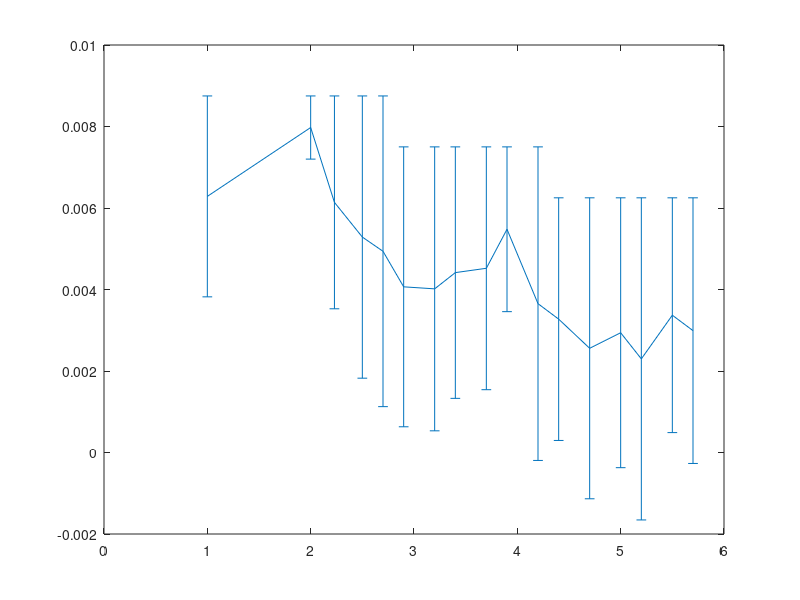

MATLAB code to generate this figure:
figure;
x=[1,2,2.23,2.5,2.7,2.9,3.2,3.4,3.7,3.9,4.2,4.4,4.7,5,5.2,5.5,5.7];
y=[0.006284993,0.007974874,0.006138374,0.005286907,0.004937746,0.004065605,0.004016018,0.004414337,0.004520658,0.005478255,0.003652519,0.003272777,0.002557164,0.002938811,0.00229746,0.003369189,0.002990495];
err=[0.002465007,0.000775126,0.002611626,0.003463093,0.003812254,0.003434395,0.003483982,0.003085663,0.002979342,0.002021745,0.003847481,0.002977223,0.003692836,0.003311189,0.00395254,0.002880811,0.003259505];
axis([0 10 0 0.01])
errorbar(x,y,err)